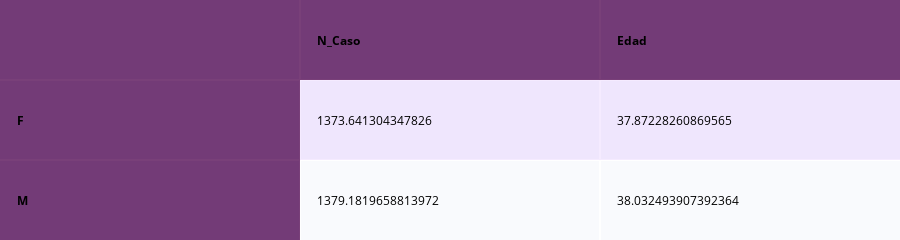

The notebook cell saved with this chart:
### Code cell
dz=ff.create_table(AnalisisEstadisticoPromedioXGenero,index=True,colorscale=ColoresComponentesTabla,font_colors=ColoresLetra)
iplot(dz)

### Figure 1 — Plotly figure (JSON) as saved in the notebook; plotly's stock layout.template omitted (floating-point values rounded to 4 significant figures)
{"data": [{"colorscale": [[0, "#4d004c"], [0.5, "#f2e5ff"], [1, "#ffffff"]], "hoverinfo": "none", "opacity": 0.75, "showscale": false, "type": "heatmap", "z": [[0, 0, 0], [0, 0.5, 0.5], [0, 1, 1]]}], "layout": {"annotations": [{"align": "left", "font": {"color": "#000000"}, "showarrow": false, "text": "<b></b>", "x": -0.45, "xanchor": "left", "xref": "x", "y": 0, "yref": "y"}, {"align": "left", "font": {"color": "#000000"}, "showarrow": false, "text": "<b>N_Caso</b>", "x": 0.55, "xanchor": "left", "xref": "x", "y": 0, "yref": "y"}, {"align": "left", "font": {"color": "#000000"}, "showarrow": false, "text": "<b>Edad</b>", "x": 1.55, "xanchor": "left", "xref": "x", "y": 0, "yref": "y"}, {"align": "left", "font": {"color": "#000000"}, "showarrow": false, "text": "<b>F</b>", "x": -0.45, "xanchor": "left", "xref": "x", "y": 1, "yref": "y"}, {"align": "left", "font": {"color": "#000000"}, "showarrow": false, "text": "1373.641304347826", "x": 0.55, "xanchor": "left", "xref": "x", "y": 1, "yref": "y"}, {"align": "left", "font": {"color": "#000000"}, "showarrow": false, "text": "37.87228260869565", "x": 1.55, "xanchor": "left", "xref": "x", "y": 1, "yref": "y"}, {"align": "left", "font": {"color": "#000000"}, "showarrow": false, "text": "<b>M</b>", "x": -0.45, "xanchor": "left", "xref": "x", "y": 2, "yref": "y"}, {"align": "left", "font": {"color": "#000000"}, "showarrow": false, "text": "1379.1819658813972", "x": 0.55, "xanchor": "left", "xref": "x", "y": 2, "yref": "y"}, {"align": "left", "font": {"color": "#000000"}, "showarrow": false, "text": "38.032493907392364", "x": 1.55, "xanchor": "left", "xref": "x", "y": 2, "yref": "y"}], "height": 140, "margin": {"b": 0, "l": 0, "r": 0, "t": 0}, "xaxis": {"dtick": 1, "gridwidth": 2, "showticklabels": false, "tick0": -0.5, "ticks": "", "zeroline": false}, "yaxis": {"autorange": "reversed", "dtick": 1, "gridwidth": 2, "showticklabels": false, "tick0": 0.5, "ticks": "", "zeroline": false}}}
